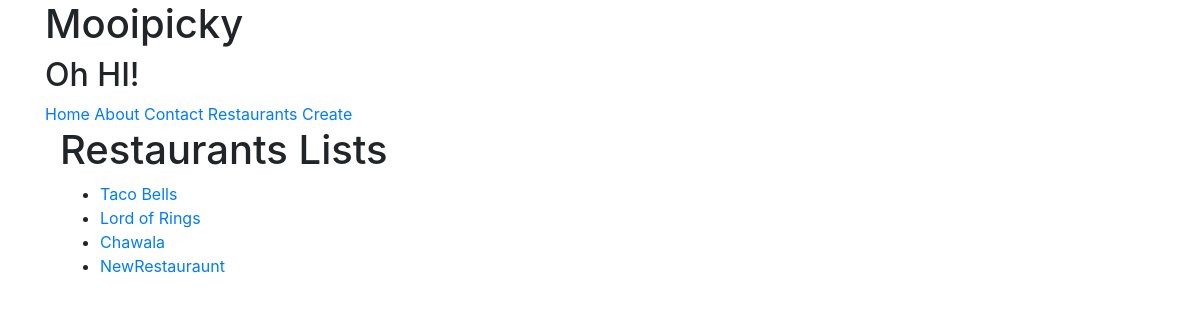
/restaurants/, run on an earlier commit of the app's database.
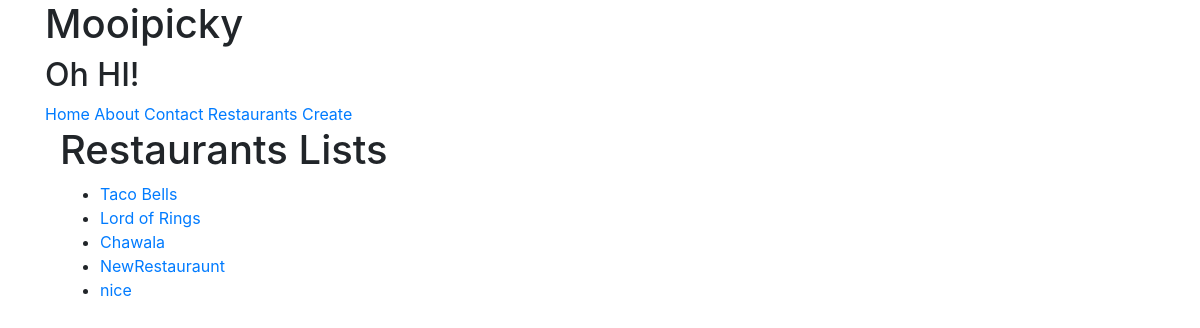
And on a later commit of the database.
### restaurants/models.py (models this page shows, shortened)
class RestaurantLocation(models.Model):
	owner 			= models.ForeignKey(User)
	name      		= models.CharField(max_length=120)
	location  		= models.CharField(max_length=120, null=True, blank=True)
	category  		= models.CharField(max_length=120,null=True,blank=True)
	review  		= models.CharField(max_length=2000,null=True,blank=True)
	timestamp 		= models.DateTimeField(auto_now_add=True)
	updated   		= models.DateTimeField(auto_now=True)
	slug 			= models.SlugField(null=True, blank=True)

### restaurants/views.py (the view)
# urls.py: url(r'^restaurants/$', RestaurantListView.as_view()),
class RestaurantListView(ListView):
	def get_queryset(self):
		slug = self.kwargs.get("slug")
		if slug:
			queryset=RestaurantLocation.objects.filter(category__iexact=slug)
		else:
			queryset=RestaurantLocation.objects.all()
		return queryset

### restaurants/templates/restaurants/restaurantlocation_list.html (shortened to what this page needs)
{% extends "base.html" %}
{% block content %}
<h1>Restaurants Lists</h1>
<ul>
	{% for obj in object_list %}
	<li><a href='/restaurants/{{ obj.slug }}/'>{{obj.name}}</a></li>
	{% endfor %}
</ul>
{% endblock content %}

### templates/base.html (shortened to what this page needs)
<!DOCTYPE html>
<html lang=en>
<head>
	<link rel="stylesheet" href="https://stackpath.bootstrapcdn.com/bootstrap/4.1.1/css/bootstrap.min.css">
</head>
<body>
	<div class="container">
	<h1>Mooipicky</h1>
<h2>Oh HI!</h2>
{% include 'snippets/nav.html' %}
<div class="container">
	{% block content %}{% endblock content %}
</div>
</div>
</body>
  </body>
</html>

### templates/snippets/nav.html
<nav>
<a href="/">Home</a>
<a href="/about">About</a>
<a href="/contact">Contact</a>
<a href="/restaurants">Restaurants</a>
<a href="/restaurants/create">Create</a>
</nav>

What changed in the data, as far as the page shows it:
added RestaurantLocation: name "nice"
